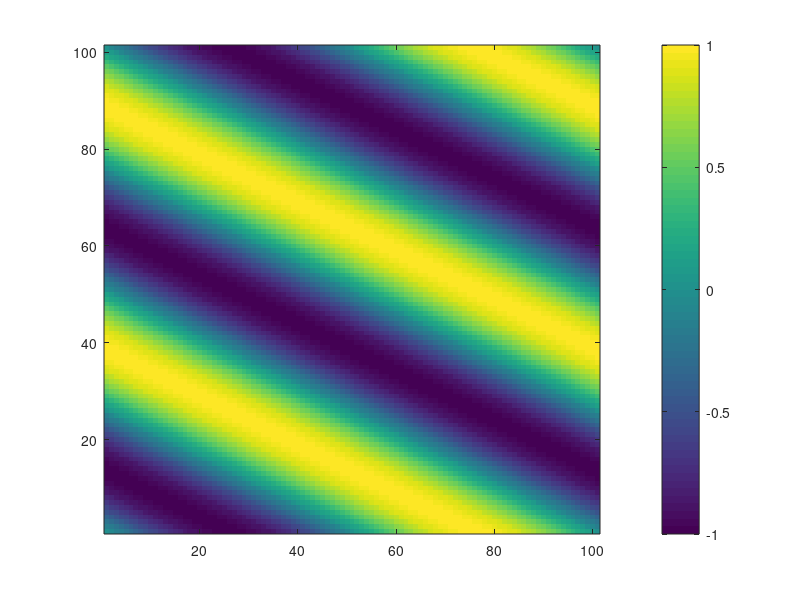
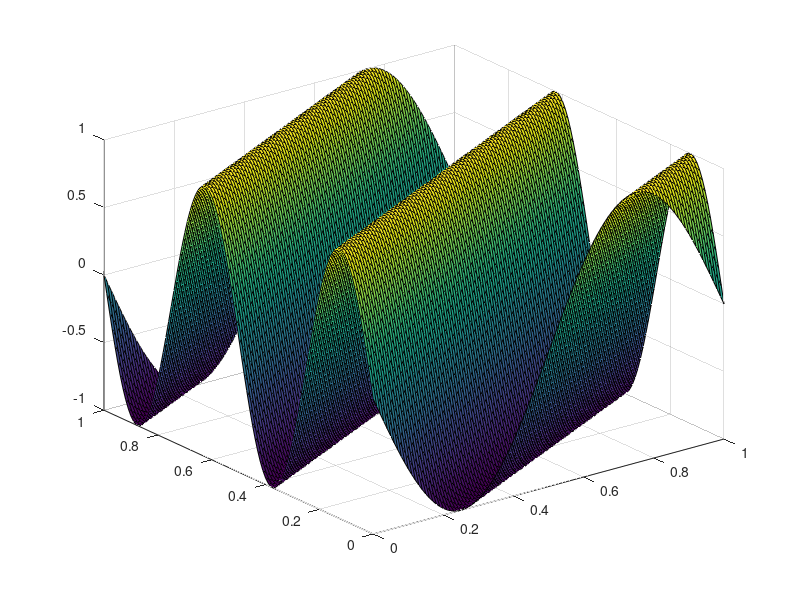

MATLAB code for these plots, in order:
%% MECH 510 - Programming Assignment 2
% Nicholas Earle
% Data Visualisation

clear;clc;close all;

%% Exact Solution

xmax = 1;
tmax = 1;
n = 101;

T = @(x,t) sin(2*pi*(2*t-x));

[x, t] = meshgrid(linspace(0,xmax, n),linspace(0,tmax, n));

T_exact = T(x, t);

figure();
imagesc(flipud(T_exact));
colorbar;
set(gca, 'YDir', 'normal');

figure();
surf(x, t, T_exact);
